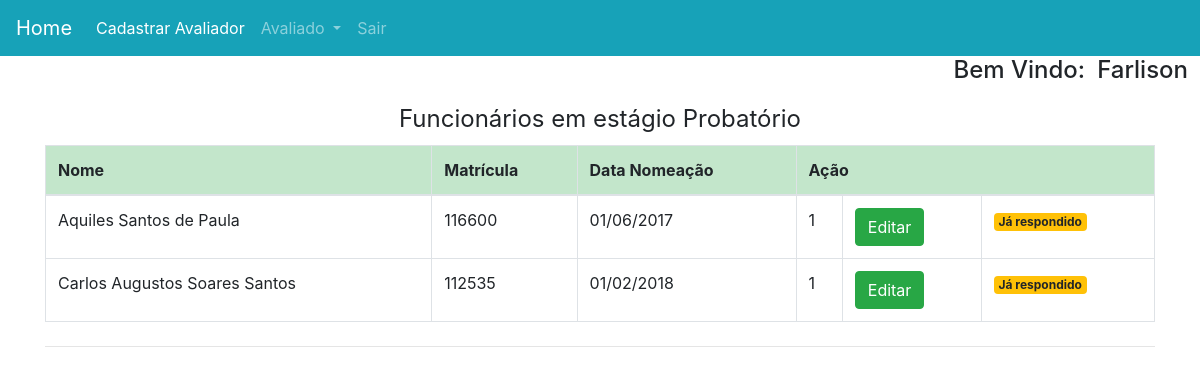
Screenshot of /lista_avaliado.php (signed in) with the database file from the repository.
### tables this page shows
CREATE TABLE IF NOT EXISTS `avaliado` (
  `id` int(10) NOT NULL AUTO_INCREMENT,
  `id_gestor` int(10) NOT NULL,
  `nome` varchar(255) DEFAULT NULL,
  `matricula` varchar(10) DEFAULT NULL,
  `cargo` varchar(255) DEFAULT NULL,
  `secretaria` varchar(20) DEFAULT NULL,
  `data_nomeacao` varchar(15) DEFAULT NULL,
  `status` enum('0','1') DEFAULT '0',
  PRIMARY KEY (`id`),
  KEY `id_gestor` (`id_gestor`)
);

### classes/avaliado.class.php (called while the page is built, shortened)
<?php
class Avaliado
{
	 private $pdo;
	 public function __construct($pdo)
	{
		$this->pdo = $pdo;
	}
    public function todosAvaliado(){
    	$sql = $this->pdo->prepare("SELECT * FROM avaliado ORDER BY id DESC");
    	$sql ->execute();
    	return $sql = $sql->fetchAll();
    }
}
?>

### lista_avaliado.php (the view, shortened to what this page needs)
<?php
require "inc/cabecalho.php";
require "inc/config.php";
require "classes/avaliado.class.php";
require "classes/gestor.class.php";
$avaliado = new Avaliado($pdo);
$avaliado = $avaliado->todosAvaliado($pdo);
if ($sql['perfil'] == 'coordenador'){
if (isset($_SESSION['Login']) && !empty($_SESSION['Login'])) { ?>
      <table class="table table-bordered table-hover">
      	<legend align="center">Funcionários em estágio Probatório</legend>
      	<thead>
      		<tr class="table-success">
      			<th>Nome</th>
      			<th>Matrícula</th>
      			<th>Data Nomeação</th>
                        <th colspan="3">Ação</th>
      		</tr>
      	</thead>
      	<tbody>
      	    <?php foreach ($avaliado as $aval): ?>
                  <?php if($aval['status'] == '0'): ?>
      		<tr>
      			<td><?=$aval['nome']?></td>
      			<td><?=$aval['matricula']?></td>
      			<td><?=$aval['data_nomeacao']?></td>
                        <td><?=$aval['status']?></td>
                        <td><a class="btn btn-success" href="edit_avaliado.php?id=<?=$aval['id']?>">Editar</a></td>
                        <td><a class="btn btn-danger" href="excluir_avaliado.php?id=<?=$aval['id']?>">Excluir</a></td>
      		</tr>
                  <?php else: ?>
                  <tr>
                        <td><?=$aval['nome']?></td>
                        <td><?=$aval['matricula']?></td>
                        <td><?=$aval['data_nomeacao']?></td>
                        <td><?=$aval['status']?></td>
                        <td><a class="btn btn-success" href="edit_avaliado.php?id=<?=$aval['id']?>">Editar</a></td>
                        <td><label class="badge badge-warning">Já respondido</label></td>
                  </tr>
                  <?php endif ?>
      		<?php endforeach ?>
      	</tbody>
      </table>
    <?php
}else{
	header("Location: index.php");
}
}else{
      header("Location: index.php");
}
require "inc/rodape.php";
?>

### inc/cabecalho.php (shortened to what this page needs)
<!DOCTYPE html>
<html lang="">
	<head>
		<link rel="stylesheet" href="resources/css/bootstrap.min.css">
		<link rel="stylesheet" href="https://use.fontawesome.com/releases/v5.3.1/css/all.css">
	</head>
	<body>
            <?php
             if (isset($_SESSION['Login']) && !empty($_SESSION['Login'])) {
             require "inc/config.php";
             $id  = $_SESSION['Login'];
             $sql = $pdo->prepare("SELECT substring_index(nome, ' ', 1) as nome, perfil FROM gestor WHERE id = :id");
 		     $sql ->bindValue(":id", $id);
 		     $sql ->execute();
 		     $sql = $sql->fetch();
 		     }
            ?>
            <?php require "inc/menu.php"; ?>
		    <div class="container">

### inc/menu.php (shortened to what this page needs)
<nav class="navbar navbar-expand-lg navbar-dark bg-info navmeu">
  <a class="navbar-brand" href="index.php">Home</a>
  <div class="collapse navbar-collapse" id="navbarNav">
    <ul class="navbar-nav">
      <?php if (isset($_SESSION['Login']) && !empty($_SESSION['Login'])) :?>
        <?php if ($sql['perfil'] == 'coordenador'):?>
      <li class="nav-item active">
        <a class="nav-link" href="cad_gestor.php">Cadastrar Avaliador<span class="sr-only">(current)</span></a>
      </li>
      <li class="nav-item dropdown">
        <a class="nav-link dropdown-toggle" href="#" id="navbarDropdown" role="button" data-toggle="dropdown" aria-haspopup="true" aria-expanded="false">
          Avaliado
        </a>
      </li>
        <?php endif ?>
      <li class="nav-item">
        <a class="nav-link" href="inc/sair.php">Sair</a>
      </li>
      <?php endif ?>
    </ul>
  </div>
</nav>
<?php if (isset($_SESSION['Login']) && !empty($_SESSION['Login'])): ?>
<h4 align="right"><label>Bem Vindo:&ensp;</label><?php echo $sql['nome']; ?>&ensp;</h4>
<?php endif ?>

### inc/rodape.php (shortened to what this page needs)
</div>
<div class="container">
	<hr class="my-4">
</div>
	</body>
</html>

### rows the page displays
avaliado: nome "Aquiles Santos de Paula", matricula "116600", data_nomeacao "01/06/2017", status "1"
avaliado: nome "Carlos Augustos Soares Santos", matricula "112535", data_nomeacao "01/02/2018", status "1"

### other values shown
$sql['nome'] "Farlison"
